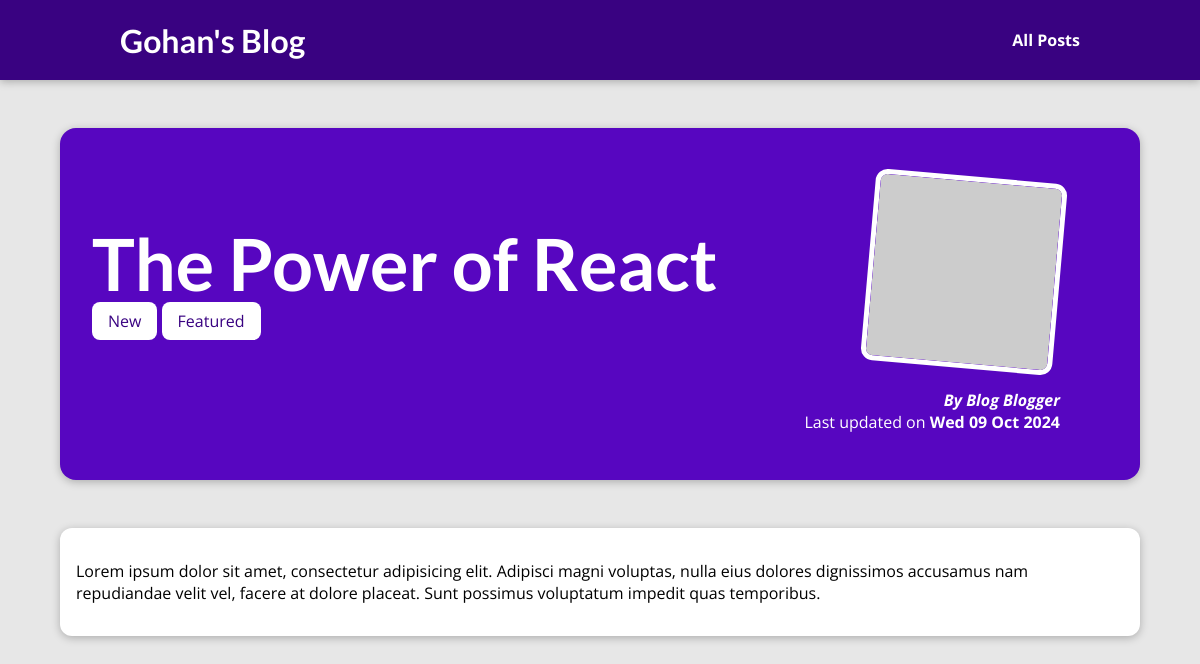
The page /posts/the-power-of-react/ on the database its author committed.
### blog/models.py (models this page shows, shortened)
class Post(models.Model):
    author = models.ForeignKey(Author, on_delete=models.SET_NULL, null=True)
    tags = models.ManyToManyField(Tag)
    title = models.CharField(max_length=100)
    description = models.CharField(max_length=150)
    image = models.CharField(max_length=100)
    date = models.DateField(auto_now=True)
    slug = models.SlugField(unique=True)
    content = models.TextField(validators=[MinLengthValidator(10)])

class Tag(models.Model):
    caption = models.CharField(max_length=20)

class Author(models.Model):
    first_name = models.CharField(max_length=100)
    last_name = models.CharField(max_length=100)
    email = models.EmailField(max_length=100)
    def full_name(self):
        return f"{self.first_name} {self.last_name}"
    def __str__(self):
        return self.full_name()

### blog/views.py (the view)
# urls.py: path('posts/<slug:slug>/', views.post, name='post-posts')
def post(request, slug):
    post = get_object_or_404(Post, slug=slug)
    return render(request, 'blog/post.html', {'post': post, 'tags': post.tags.all()})

### blog/templates/blog/post.html (shortened to what this page needs)
{% extends 'boiletplate.html' %}
{% load static %}
{% block header_links %}
  <link rel="stylesheet" href="{% static 'blog/post.css' %}" />
{% endblock %}
{% block content %}
  <section id="summary">
    <h2>{{ post.title }}</h2>
    <div>
      {% for tag in tags %}
        <span class="tag">{{ tag.caption }}</span>
      {% endfor %}
    </div>
    <article>
      <img src="{{ post.image }}" alt="Post Title" />
      <address>
        By <a href="mailto:{{ post.author.email }}">{{ post.author }}</a>
      </address>
      <div>
        Last updated on <time datetime="">{{ post.date|date:'D d M Y' }}</time>
      </div>
    </article>
  </section>
  <main>
    <p>{{ post.content|linebreaks }}</p>
  </main>
{% endblock %}

### templates/boiletplate.html (shortened to what this page needs)
{% load static %}
<!DOCTYPE html>
<html lang="en">
  <head>
    <link rel="stylesheet" href="{% static 'app.css' %}" />
    {% block header_links %}
    {% endblock %}
  </head>
  <body>
    <header id="main-navigation">
      <h1><a href="{% url 'home' %}">Gohan's Blog</a></h1>
      <nav>
        <a href="{% url 'posts' %}">All Posts</a>
      </nav>
    </header>
    {% block content %}
    {% endblock %}
  </body>
</html>

### static/app.css (style rules this page uses)
* { box-sizing: border-box; }
html { font-family: 'Open Sans', 'Lato', sans-serif; }
body { margin: 0; }
h1, h2, h3 { font-family: 'Lato', sans-serif; font-weight: bold; }
#main-navigation { width: 100%; height: 5rem; display: flex; justify-content: space-between; align-items: center; padding: 0 10%; position: absolute; top: 0; left: 0; }
#main-navigation a { text-decoration: none; color: white; font-weight: bold; }

### blog/static/blog/post.css (style rules this page uses)
body { background-color: #e7e7e7; }
#main-navigation { background-color: #390281; box-shadow: 0 2px 8px rgba(0, 0, 0, 0.25); }
#summary { margin: 8rem auto 3rem auto; padding: 2rem; width: 90%; max-width: 90rem; border-radius: 16px; background-color: #5706c0; position: relative; box-shadow: 0 2px 8px rgba(0, 0, 0, 0.25); height: 22rem; }
#summary h2 { color: white; font-size: 4.5rem; margin-bottom: 0.25rem; }
#summary article { position: absolute; top: 2rem; right: 3rem; padding: 1rem 2rem; border-radius: 12px; text-align: right; color: white; }
#summary article img { width: 12rem; height: 12rem; border-radius: 12px; transform: rotateZ(5deg); border: 5px solid white; margin-bottom: 1rem; }
#summary address { font-weight: bold; }
#summary a { color: white; text-decoration: none; }
#summary time { font-weight: bold; }
main { width: 90%; max-width: 90rem; margin: 3rem auto; background-color: white; padding: 1rem; border-radius: 12px; box-shadow: 0 2px 8px rgba(0, 0, 0, 0.25); }
.tag { background-color: white; color: #390281; padding: 0.5rem 1rem; border-radius: 8px; }

### rows shown on the page
Post: title "The Power of React", author "Blog Blogger", date "Wed 09 Oct 2024", content "Lorem ipsum dolor sit amet, consectetur adipisicing elit. Adipisci magni voluptas, nulla eius dolores dignissimos accusamus nam repudiandae velit vel, facere at dolore placeat. Sunt possimus voluptatum impedit quas temporibus."
Tag: caption "New"
Tag: caption "Featured"
